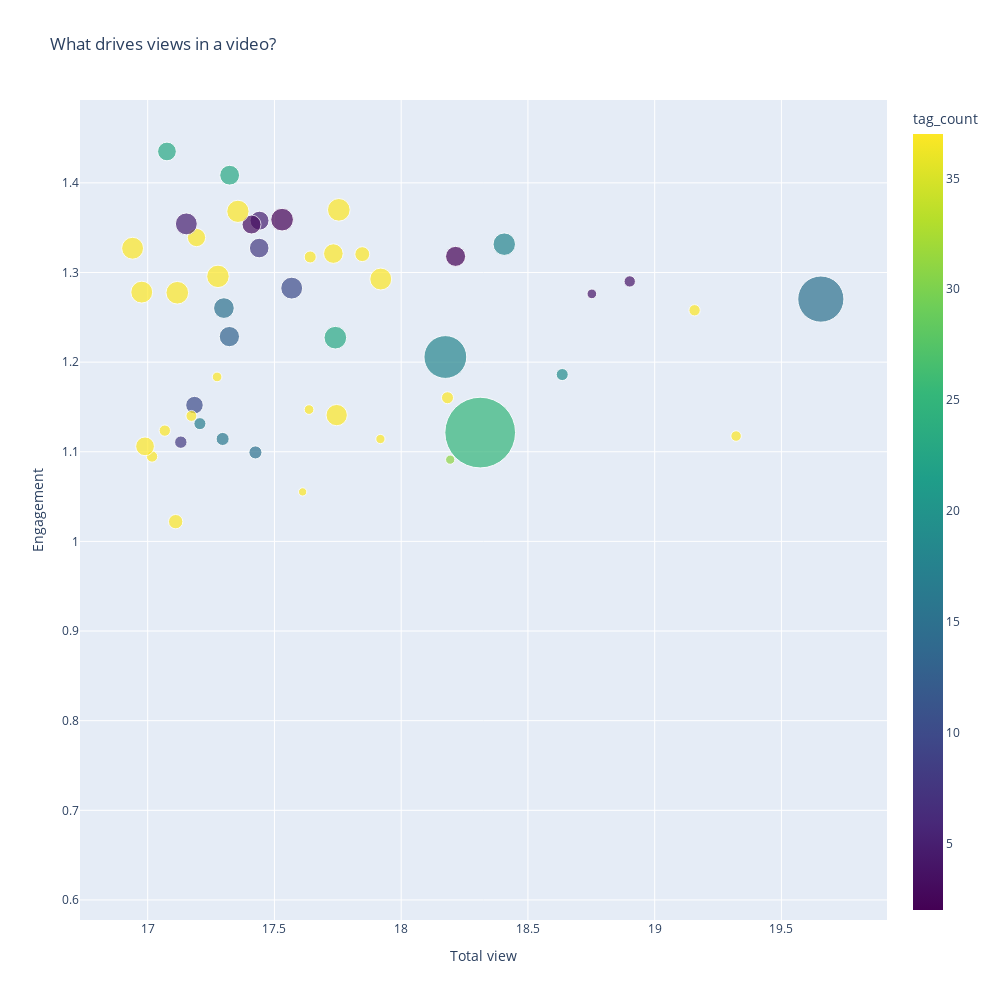

Notebook code for this chart:
### Code cell
fig = px.scatter(
    top,
    x='view_count',
    y='engagement',
    size='Duration in sec',
    size_max=50,
    color='tag_count',
    width=1000,
    height=1000,
    hover_name='title',
    title = 'What drives views in a video?',
    labels={'view_count' : 'Total view', 'engagement' : 'Engagement'},
    color_continuous_scale=px.colors.sequential.Viridis
)
fig.update_layout(showlegend=True )  
fig.show()

### Figure 1 — Plotly figure (JSON) as saved in the notebook; plotly's stock layout.template omitted (floating-point values rounded to 4 significant figures)
{"data": [{"hovertemplate": "<b>%{hovertext}</b><br><br>Total view=%{x}<br>Engagement=%{y}<br>Duration in sec=%{marker.size}<br>tag_count=%{marker.color}<extra></extra>", "hovertext": ["50 Cent - Ayo Technology (Official Music Video) ft. Justin Timberlake", "This is future technology 2d animation #shorts", "Worlds smallest 4K headset 😎 Visor.com #tech #vr #technology #virtualreality #insideout2", "New Science Project #shorts #science #technology #trending", "Free motion setup in progress | Techwala | Desi perpetual motion system | #generator #machine", "Revolutionary carseat technology #china #shorts #tech", "Samsung Vs iPhone कौनसा होता है fast charge 😱", "Future Technology According to the Imagination ‖Virus Collection #45", "5 ILLEGAL gadgets that will get you ARRESTED", "automation solution for machine design #mechanical #machinedesign #mechanism #automation #technology", "World’s smallest 4K headset 😎 Visor.com #visor #4k #tech #technology #AIMR #vr #virtualreality", "Milow - Ayo Technology (Official Music Video)", "300 ₹ vs 30000 ₹ Smart A.I Robot 🤖 #tech #technology #funny #robot #ai", "Ye Technology India se bahar nahi Jani chahiye II CCTV camera meme template #shorts #shortsvideo", "Meanwhile Android 💀", "How to fix water damaged phone #shorts #lifehacks #technology", "4 Cleaning Gadgets under ₹100!", "3 Cool Gadgets🔥", "Brute Forcing An iPhone 5… #technology", "USB in USB #charger #technology #electronic #funny", "Mini HD Wifi Security Camera - Product Link in Comments! #technology #gadgets #viral", "Future of AI: Robots Giving Birth in Hospitals? 🏥👶 #robots #robot", "World’s smallest computer #unknownfacts #tech #shorts", "5 Times Tech has SAVED LIVES!", "Fastest WiFi EVER!", "4 SPY gadgets to keep you Undercover!", "ATM bike viral technology #viralshorts #bikelover #bikeride #technology #comedy #youtubeshorts #new", "How a slinky falls in slow motion #shorts", "Replacing my 3080 with a 4090 for 4K #gaming. #tech #pc #technology #shorts", "😮MKBHD REVEALS HIS DREAM PHONE! #shorts", "ये हैं सबसे सस्ते Cool gadgets...#shorts", "Magical Gadget ft Tech Master #shorts  #youtubeshorts", "viral ATM bike new feature shorts #funny #technology #hacker #bikeride #youtubeshorts #viralshorts", "5 Most Extreme Tech Pranks! 👺", "Advanced High Speed Railway In China  #railway #technology", "Bloomberg Business News Live", "ATM bike new feature shorts #funny #youtubeshorts #hacker #bikeride #technology #experiment", "Flywheel Free Energy?! #technology #fake #funny", "Unbelievable China's technology in Bike ( इस बाइक का एक्सिडेंट नही होगा )", "respect 😱🔥 I non stop cycling #experiment #science #tiktok", "5 Tech Myths Busted!", "#science  #technology #machine #bus", "EarBuds from China in 150rs 🔥 #tech #coolgadgets #unboxing", "China farming technology | plastic botal #technology #shorts", "22000 mAh battery वाला फ़ोन  🤯 The Unihertz Tank #shorts #youtubeshorts", "Worlds smallest 4K headset 😎 Visor.com #tech #vr #technology #virtualreality #coraline", "Worlds smallest 4K headset 😎 Visor.com #tech #vr #technology #virtualreality #squidgame", "⚡️USB Fingerprint Reader - Best Laptop Gadget ⚡️ #telugu #viral #shorts #india #trending #laptop", "Real Life WORKING Iron Man Helmet 😍 #funny #technology #tech", "Microphone in your Earbud is Amazing Technology"], "legendgroup": "", "marker": {"color": [15, 37, 37, 4, 4, 19, 18, 25, 2, 31, 37, 18, 37, 37, 37, 37, 37, 23, 37, 37, 37, 37, 10, 2, 5, 8, 15, 3, 37, 23, 13, 15, 16, 37, 37, 6, 17, 37, 10, 37, 5, 8, 37, 37, 23, 37, 37, 37, 37, 37], "coloraxis": "coloraxis", "size": [249.0, 13.0, 15.0, 15.0, 11.0, 17.0, 59.0, 584.0, 47.0, 10.0, 17.0, 214.0, 56.0, 10.0, 26.0, 60.0, 53.0, 60.0, 45.0, 17.0, 11.0, 8.0, 56.0, 60.0, 42.0, 45.0, 20.0, 42.0, 58.0, 46.0, 48.0, 50.0, 20.0, 59.0, 11.0, 0.0, 17.0, 39.0, 36.0, 14.0, 56.0, 18.0, 60.0, 24.0, 41.0, 15.0, 15.0, 41.0, 56.0, 56.0], "sizemode": "area", "sizeref": 0.2336, "symbol": "circle"}, "mode": "markers", "name": "", "orientation": "v", "showlegend": false, "type": "scatter", "x": [19.66, 19.32, 19.16, 18.9, 18.75, 18.64, 18.41, 18.31, 18.21, 18.19, 18.18, 18.17, 17.92, 17.92, 17.85, 17.75, 17.75, 17.74, 17.73, 17.64, 17.64, 17.61, 17.57, 17.53, 17.44, 17.44, 17.42, 17.41, 17.36, 17.32, 17.32, 17.3, 17.3, 17.28, 17.27, 17.21, 17.21, 17.19, 17.18, 17.17, 17.15, 17.13, 17.12, 17.11, 17.08, 17.07, 17.02, 16.99, 16.98, 16.94], "xaxis": "x", "y": [1.27, 1.118, 1.258, 1.29, 1.276, 1.186, 1.332, 1.121, 1.318, 1.091, 1.16, 1.206, 1.293, 1.114, 1.32, 1.37, 1.141, 1.227, 1.321, 1.317, 1.147, 1.055, 1.283, 1.359, 1.358, 1.327, 1.099, 1.354, 1.368, 1.409, 1.228, 1.26, 1.114, 1.296, 1.183, 0.6267, 1.131, 1.339, 1.152, 1.14, 1.354, 1.111, 1.277, 1.022, 1.435, 1.124, 1.095, 1.106, 1.278, 1.327], "yaxis": "y"}], "layout": {"coloraxis": {"colorbar": {"title": {"text": "tag_count"}}, "colorscale": [[0, "#440154"], [0.1111, "#482878"], [0.2222, "#3e4989"], [0.3333, "#31688e"], [0.4444, "#26828e"], [0.5556, "#1f9e89"], [0.6667, "#35b779"], [0.7778, "#6ece58"], [0.8889, "#b5de2b"], [1, "#fde725"]]}, "height": 1000, "legend": {"itemsizing": "constant", "tracegroupgap": 0}, "showlegend": true, "title": {"text": "What drives views in a video?"}, "width": 1000, "xaxis": {"anchor": "y", "domain": [0, 1], "title": {"text": "Total view"}}, "yaxis": {"anchor": "x", "domain": [0, 1], "title": {"text": "Engagement"}}}}
